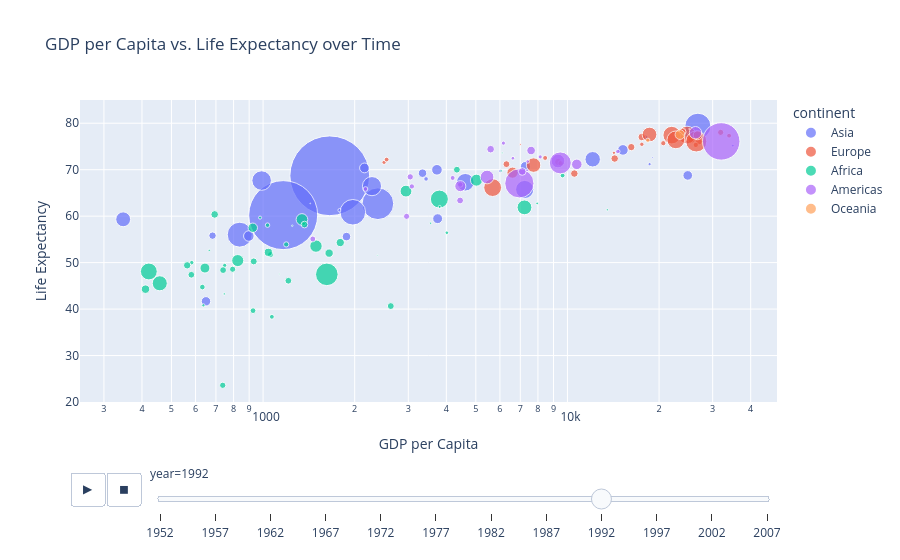

Here is the notebook cell this chart was saved with:
### Code cell
# Create an animated scatter plot
fig = px.scatter(df,
                 x="gdpPercap",
                 y="lifeExp",
                 size="pop",
                 color="continent",
                 hover_name="country",
                 log_x=True,
                 size_max=60,
                 animation_frame="year",
                 title="GDP per Capita vs. Life Expectancy over Time",
                 labels={"gdpPercap": "GDP per Capita", "lifeExp": "Life Expectancy"}
                 )

# Adjust the height of the figure and set y-axis range
fig.update_layout(height=500, yaxis_range=[20,85])  

# Display the plot
fig.show()

### Figure 1 — Plotly figure (JSON) as saved in the notebook; plotly's stock layout.template omitted (floating-point values rounded to 4 significant figures)
{"data": [{"hovertemplate": "<b>%{hovertext}</b><br><br>continent=Asia<br>year=1992<br>GDP per Capita=%{x}<br>Life Expectancy=%{y}<br>pop=%{marker.size}<extra></extra>", "hovertext": ["Afghanistan", "Bahrain", "Bangladesh", "Cambodia", "China", "Hong Kong, China", "India", "Indonesia", "Iran", "Iraq", "Israel", "Japan", "Jordan", "Korea, Dem. Rep.", "Korea, Rep.", "Kuwait", "Lebanon", "Malaysia", "Mongolia", "Myanmar", "Nepal", "Oman", "Pakistan", "Philippines", "Saudi Arabia", "Singapore", "Sri Lanka", "Syria", "Taiwan", "Thailand", "Vietnam", "West Bank and Gaza", "Yemen, Rep."], "legendgroup": "Asia", "marker": {"color": "#636efa", "size": [16317921, 529491, 113704579, 10150094, 1164970000, 5829696, 872000000, 184816000, 60397973, 17861905, 4936550, 124329269, 3867409, 20711375, 43805450, 1418095, 3219994, 18319502, 2312802, 40546538, 20326209, 1915208, 120065004, 67185766, 16945857, 3235865, 17587060, 13219062, 20686918, 56667095, 69940728, 2104779, 13367997], "sizemode": "area", "sizeref": 366300.0, "symbol": "circle"}, "mode": "markers", "name": "Asia", "orientation": "v", "showlegend": true, "type": "scatter", "x": [649.3, 19040.0, 837.8, 682.3, 1656.0, 24760.0, 1164.0, 2383.0, 7236.0, 3746.0, 18050.0, 26820.0, 3432.0, 3726.0, 12100.0, 34930.0, 6891.0, 7278.0, 1785.0, 347.0, 897.7, 18620.0, 1972.0, 2279.0, 24840.0, 24770.0, 2154.0, 3341.0, 15220.0, 4617.0, 989.0, 6018.0, 1879.0], "xaxis": "x", "y": [41.67, 72.6, 56.02, 55.8, 68.69, 77.6, 60.22, 62.68, 65.74, 59.46, 76.93, 79.36, 68.02, 69.98, 72.24, 75.19, 69.29, 70.69, 61.27, 59.32, 55.73, 71.2, 60.84, 66.46, 68.77, 75.79, 70.38, 69.25, 74.26, 67.3, 67.66, 69.72, 55.6], "yaxis": "y"}, {"hovertemplate": "<b>%{hovertext}</b><br><br>continent=Europe<br>year=1992<br>GDP per Capita=%{x}<br>Life Expectancy=%{y}<br>pop=%{marker.size}<extra></extra>", "hovertext": ["Albania", "Austria", "Belgium", "Bosnia and Herzegovina", "Bulgaria", "Croatia", "Czech Republic", "Denmark", "Finland", "France", "Germany", "Greece", "Hungary", "Iceland", "Ireland", "Italy", "Montenegro", "Netherlands", "Norway", "Poland", "Portugal", "Romania", "Serbia", "Slovak Republic", "Slovenia", "Spain", "Sweden", "Switzerland", "Turkey", "United Kingdom"], "legendgroup": "Europe", "marker": {"color": "#EF553B", "size": [3326498, 7914969, 10045622, 4256013, 8658506, 4494013, 10315702, 5171393, 5041039, 57374179, 80597764, 10325429, 10348684, 259012, 3557761, 56840847, 621621, 15174244, 4286357, 38370697, 9927680, 22797027, 9826397, 5302888, 1999210, 39549438, 8718867, 6995447, 58179144, 57866349], "sizemode": "area", "sizeref": 366300.0, "symbol": "circle"}, "mode": "markers", "name": "Europe", "orientation": "v", "showlegend": true, "type": "scatter", "x": [2497.0, 27040.0, 25580.0, 2547.0, 6303.0, 8448.0, 14300.0, 26410.0, 20650.0, 24700.0, 26510.0, 17540.0, 10540.0, 25140.0, 17560.0, 22010.0, 7003.0, 26790.0, 33970.0, 7739.0, 16210.0, 6598.0, 9325.0, 9498.0, 14210.0, 18600.0, 23880.0, 31870.0, 5678.0, 22710.0], "xaxis": "x", "y": [71.58, 76.04, 76.46, 72.18, 71.19, 72.53, 72.4, 75.33, 75.7, 77.46, 76.07, 77.03, 69.17, 78.77, 75.47, 77.44, 75.44, 77.42, 77.32, 70.99, 74.86, 69.36, 71.66, 71.38, 73.64, 77.57, 78.16, 78.03, 66.15, 76.42], "yaxis": "y"}, {"hovertemplate": "<b>%{hovertext}</b><br><br>continent=Africa<br>year=1992<br>GDP per Capita=%{x}<br>Life Expectancy=%{y}<br>pop=%{marker.size}<extra></extra>", "hovertext": ["Algeria", "Angola", "Benin", "Botswana", "Burkina Faso", "Burundi", "Cameroon", "Central African Republic", "Chad", "Comoros", "Congo, Dem. Rep.", "Congo, Rep.", "Cote d'Ivoire", "Djibouti", "Egypt", "Equatorial Guinea", "Eritrea", "Ethiopia", "Gabon", "Gambia", "Ghana", "Guinea", "Guinea-Bissau", "Kenya", "Lesotho", "Liberia", "Libya", "Madagascar", "Malawi", "Mali", "Mauritania", "Mauritius", "Morocco", "Mozambique", "Namibia", "Niger", "Nigeria", "Reunion", "Rwanda", "Sao Tome and Principe", "Senegal", "Sierra Leone", "Somalia", "South Africa", "Sudan", "Swaziland", "Tanzania", "Togo", "Tunisia", "Uganda", "Zambia", "Zimbabwe"], "legendgroup": "Africa", "marker": {"color": "#00cc96", "size": [26298373, 8735988, 4981671, 1342614, 8878303, 5809236, 12467171, 3265124, 6429417, 454429, 41672143, 2409073, 12772596, 384156, 59402198, 387838, 3668440, 52088559, 985739, 1025384, 16278738, 6990574, 1050938, 25020539, 1803195, 1912974, 4364501, 12210395, 10014249, 8416215, 2119465, 1096202, 25798239, 13160731, 1554253, 8392818, 93364244, 622191, 7290203, 125911, 8307920, 4260884, 6099799, 39964159, 28227588, 962344, 26605473, 3747553, 8523077, 18252190, 8381163, 10704340], "sizemode": "area", "sizeref": 366300.0, "symbol": "circle"}, "mode": "markers", "name": "Africa", "orientation": "v", "showlegend": true, "type": "scatter", "x": [5023.0, 2628.0, 1191.0, 7954.0, 931.8, 631.7, 1793.0, 747.9, 1058.0, 1247.0, 457.7, 4016.0, 1648.0, 2377.0, 3795.0, 1132.0, 582.9, 421.4, 13520.0, 665.6, 925.1, 794.3, 745.5, 1342.0, 977.5, 636.6, 9640.0, 1041.0, 563.2, 739.0, 1361.0, 6058.0, 2948.0, 410.9, 3805.0, 581.2, 1620.0, 6101.0, 737.1, 1429.0, 1368.0, 1069.0, 927.0, 7225.0, 1492.0, 3553.0, 825.7, 1034.0, 4333.0, 644.2, 1211.0, 693.4], "xaxis": "x", "y": [67.74, 40.65, 53.92, 62.74, 50.26, 44.74, 54.31, 49.4, 51.72, 57.94, 45.55, 56.43, 52.04, 51.6, 63.67, 47.55, 49.99, 48.09, 61.37, 52.64, 57.5, 48.58, 43.27, 59.28, 59.69, 40.8, 68.75, 52.21, 49.42, 48.39, 58.33, 69.75, 65.39, 44.28, 62.0, 47.39, 47.47, 73.61, 23.6, 62.74, 58.2, 38.33, 39.66, 61.89, 53.56, 58.47, 50.44, 58.06, 70.0, 48.83, 46.1, 60.38], "yaxis": "y"}, {"hovertemplate": "<b>%{hovertext}</b><br><br>continent=Americas<br>year=1992<br>GDP per Capita=%{x}<br>Life Expectancy=%{y}<br>pop=%{marker.size}<extra></extra>", "hovertext": ["Argentina", "Bolivia", "Brazil", "Canada", "Chile", "Colombia", "Costa Rica", "Cuba", "Dominican Republic", "Ecuador", "El Salvador", "Guatemala", "Haiti", "Honduras", "Jamaica", "Mexico", "Nicaragua", "Panama", "Paraguay", "Peru", "Puerto Rico", "Trinidad and Tobago", "United States", "Uruguay", "Venezuela"], "legendgroup": "Americas", "marker": {"color": "#ab63fa", "size": [33958947, 6893451, 155975974, 28523502, 13572994, 34202721, 3173216, 10723260, 7351181, 10748394, 5274649, 8486949, 6326682, 5077347, 2378618, 88111030, 4017939, 2484997, 4483945, 22430449, 3585176, 1183669, 256894189, 3149262, 20265563], "sizemode": "area", "sizeref": 366300.0, "symbol": "circle"}, "mode": "markers", "name": "Americas", "orientation": "v", "showlegend": true, "type": "scatter", "x": [9308.0, 2962.0, 6950.0, 26340.0, 7596.0, 5445.0, 6160.0, 5593.0, 3044.0, 7104.0, 4444.0, 4439.0, 1456.0, 3082.0, 7405.0, 9472.0, 2170.0, 6619.0, 4196.0, 4446.0, 14640.0, 7371.0, 32000.0, 8137.0, 10730.0], "xaxis": "x", "y": [71.87, 59.96, 67.06, 77.95, 74.13, 68.42, 75.71, 74.41, 68.46, 69.61, 66.8, 63.37, 55.09, 66.4, 71.77, 71.45, 65.84, 72.46, 68.22, 66.46, 73.91, 69.86, 76.09, 72.75, 71.15], "yaxis": "y"}, {"hovertemplate": "<b>%{hovertext}</b><br><br>continent=Oceania<br>year=1992<br>GDP per Capita=%{x}<br>Life Expectancy=%{y}<br>pop=%{marker.size}<extra></extra>", "hovertext": ["Australia", "New Zealand"], "legendgroup": "Oceania", "marker": {"color": "#FFA15A", "size": [17481977, 3437674], "sizemode": "area", "sizeref": 366300.0, "symbol": "circle"}, "mode": "markers", "name": "Oceania", "orientation": "v", "showlegend": true, "type": "scatter", "x": [23420.0, 18360.0], "xaxis": "x", "y": [77.56, 76.33], "yaxis": "y"}], "layout": {"autosize": true, "legend": {"itemsizing": "constant", "title": {"text": "continent"}, "tracegroupgap": 0}, "sliders": [{"active": 8, "currentvalue": {"prefix": "year="}, "len": 0.9, "pad": {"b": 10, "t": 60}, "steps": [{"args": [["1952"], {"frame": {"duration": 0, "redraw": false}, "fromcurrent": true, "mode": "immediate", "transition": {"duration": 0, "easing": "linear"}}], "label": "1952", "method": "animate"}, {"args": [["1957"], {"frame": {"duration": 0, "redraw": false}, "fromcurrent": true, "mode": "immediate", "transition": {"duration": 0, "easing": "linear"}}], "label": "1957", "method": "animate"}, {"args": [["1962"], {"frame": {"duration": 0, "redraw": false}, "fromcurrent": true, "mode": "immediate", "transition": {"duration": 0, "easing": "linear"}}], "label": "1962", "method": "animate"}, {"args": [["1967"], {"frame": {"duration": 0, "redraw": false}, "fromcurrent": true, "mode": "immediate", "transition": {"duration": 0, "easing": "linear"}}], "label": "1967", "method": "animate"}, {"args": [["1972"], {"frame": {"duration": 0, "redraw": false}, "fromcurrent": true, "mode": "immediate", "transition": {"duration": 0, "easing": "linear"}}], "label": "1972", "method": "animate"}, {"args": [["1977"], {"frame": {"duration": 0, "redraw": false}, "fromcurrent": true, "mode": "immediate", "transition": {"duration": 0, "easing": "linear"}}], "label": "1977", "method": "animate"}, {"args": [["1982"], {"frame": {"duration": 0, "redraw": false}, "fromcurrent": true, "mode": "immediate", "transition": {"duration": 0, "easing": "linear"}}], "label": "1982", "method": "animate"}, {"args": [["1987"], {"frame": {"duration": 0, "redraw": false}, "fromcurrent": true, "mode": "immediate", "transition": {"duration": 0, "easing": "linear"}}], "label": "1987", "method": "animate"}, {"args": [["1992"], {"frame": {"duration": 0, "redraw": false}, "fromcurrent": true, "mode": "immediate", "transition": {"duration": 0, "easing": "linear"}}], "label": "1992", "method": "animate"}, {"args": [["1997"], {"frame": {"duration": 0, "redraw": false}, "fromcurrent": true, "mode": "immediate", "transition": {"duration": 0, "easing": "linear"}}], "label": "1997", "method": "animate"}, {"args": [["2002"], {"frame": {"duration": 0, "redraw": false}, "fromcurrent": true, "mode": "immediate", "transition": {"duration": 0, "easing": "linear"}}], "label": "2002", "method": "animate"}, {"args": [["2007"], {"frame": {"duration": 0, "redraw": false}, "fromcurrent": true, "mode": "immediate", "transition": {"duration": 0, "easing": "linear"}}], "label": "2007", "method": "animate"}], "x": 0.1, "xanchor": "left", "y": 0, "yanchor": "top"}], "title": {"text": "GDP per Capita vs. Life Expectancy over Time"}, "updatemenus": [{"active": 0, "buttons": [{"args": [null, {"frame": {"duration": 500, "redraw": false}, "fromcurrent": true, "mode": "immediate", "transition": {"duration": 500, "easing": "linear"}}], "label": "&#9654;", "method": "animate"}, {"args": [[null], {"frame": {"duration": 0, "redraw": false}, "fromcurrent": true, "mode": "immediate", "transition": {"duration": 0, "easing": "linear"}}], "label": "&#9724;", "method": "animate"}], "direction": "left", "pad": {"r": 10, "t": 70}, "showactive": false, "type": "buttons", "x": 0.1, "xanchor": "right", "y": 0, "yanchor": "top"}], "xaxis": {"anchor": "y", "autorange": true, "domain": [0, 1], "range": [2.402, 4.682], "title": {"text": "GDP per Capita"}, "type": "log"}, "yaxis": {"anchor": "x", "domain": [0, 1], "range": [20, 85], "title": {"text": "Life Expectancy"}, "type": "linear"}}}
